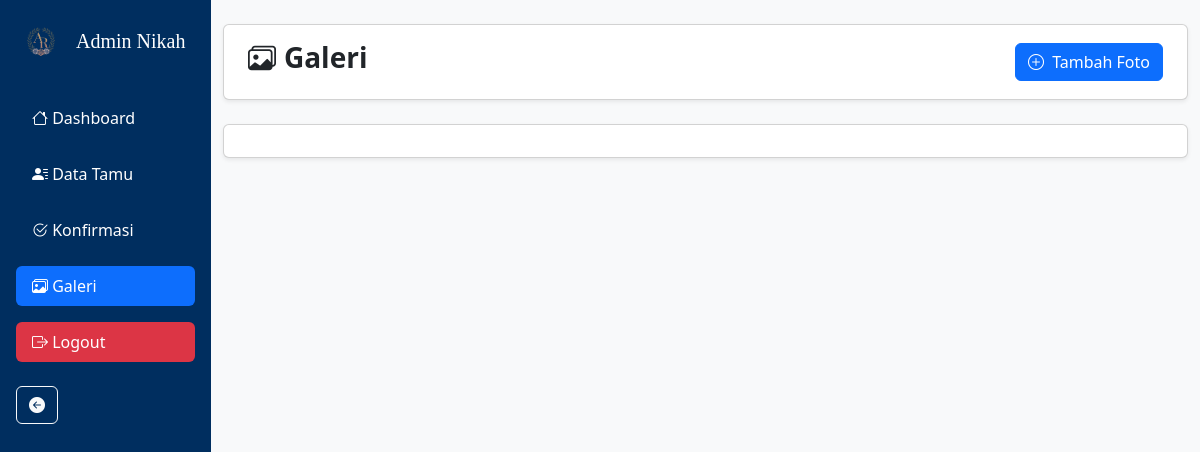
/admin/galeri.php, run on an earlier commit of the app's database.
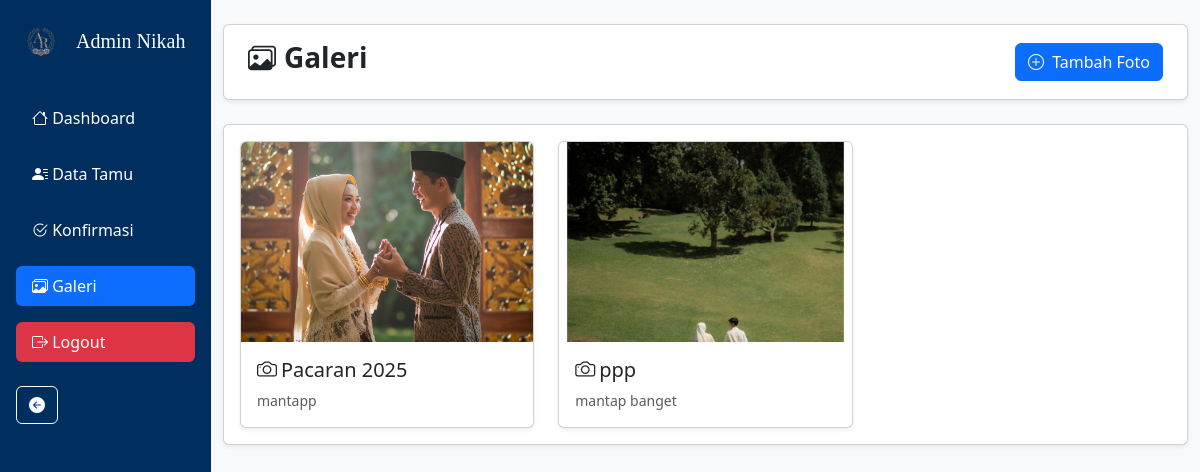
And on a later commit of the database.
### tables this page shows
CREATE TABLE `galeri` (
  `id` int NOT NULL,
  `judul` varchar(255) DEFAULT NULL,
  `deskripsi` text,
  `gambar` varchar(255) DEFAULT NULL
);

### admin/galeri.php (the view, shortened to what this page needs)
<?php
include '../includes/db.php';
$galeri = mysqli_query($conn, "SELECT * FROM galeri ORDER BY id DESC");
?>
<!DOCTYPE html>
<html lang="id">
<head>
    <link href="https://cdn.jsdelivr.net/npm/bootstrap@5.3.0/dist/css/bootstrap.min.css" rel="stylesheet">
    <link href="https://cdn.jsdelivr.net/npm/bootstrap-icons@1.10.5/font/bootstrap-icons.css" rel="stylesheet">
</head>
<body class="bg-light">
    <?php include '../asset/sidebar.php'; ?>
    <div class="container py-4">
        <div class="card shadow-sm mb-4 py-3 px-4 bg-white">
            <div class="d-flex justify-content-between align-items-center">
                <h3 class="fw-bold"><i class="bi bi-images me-2"></i>Galeri</h3>
                <button class="btn btn-primary" data-bs-toggle="modal" data-bs-target="#modalTambah">
                    <i class="bi bi-plus-circle me-1"></i> Tambah Foto
                </button>
            </div>
        </div>
        <div class="card shadow-sm mb-4 p-3 bg-white">
            <div class="row row-cols-1 row-cols-sm-2 row-cols-md-3 g-4">
                <?php while ($row = mysqli_fetch_assoc($galeri)): ?>
                    <div class="col">
                        <div class="card shadow-sm h-100 galeri-card">
                            <img src="../public/img/galeri/<?= $row['gambar'] ?>" class="card-img-top"
                                alt="<?= htmlspecialchars($row['judul']) ?>">
                            <div class="card-body">
                                <h5 class="card-title">
                                    <i class="bi bi-camera me-1"></i><?= htmlspecialchars($row['judul']) ?>
                                </h5>
                                <p class="card-text small text-muted"><?= htmlspecialchars($row['deskripsi']) ?></p>
                            </div>
                        </div>
                    </div>
                <?php endwhile; ?>
            </div>
        </div>
</body>
</html>

### asset/sidebar.php (shortened to what this page needs)
<?php
$currentPage = basename($_SERVER['PHP_SELF'], '.php');
?>
<div class="d-flex">
  <nav id="sidebarMenu" class="text-white p-3"
    style="width: 250px; min-height: 100vh; transition: width 0.3s; background-color: #002E5F;" data-state="open">
    <div class="d-flex align-items-center mb-3" style="gap: 10px;">
      <img src="../public/img/asset/logo.png" alt="Logo Admin Nikah" class="img-fluid"
        style="width: 50px; height: auto;">
      <h4 class="text-white m-0" id="sidebarTitle" style="font-family: 'Montserrat', cursive; font-size: 20px;">Admin Nikah</h4>
    </div>
    <ul class="nav flex-column mt-3">
      <li class="nav-item">
        <a class="nav-link text-white mt-3 <?= ($currentPage == 'dashboard') ? 'active bg-primary rounded' : '' ?>"
          href="dashboard.php">
          <i class="bi bi-house"></i> <span class="link-text hover:text-blue-400"> Dashboard</span>
        </a>
      </li>
      <li class="nav-item">
        <a class="nav-link text-white mt-3 <?= ($currentPage == 'tamu') ? 'active bg-primary rounded' : '' ?>"
          href="tamu.php">
          <i class="bi bi-person-lines-fill"></i> <span class="link-text hover:text-blue-400"> Data Tamu</span>
        </a>
      </li>
      <li class="nav-item">
        <a class="nav-link text-white mt-3 <?= ($currentPage == 'konfirmasi') ? 'active bg-primary rounded' : '' ?> "
          href="konfirmasi.php">
          <i class="bi bi-check2-circle"></i> <span class="link-text"> Konfirmasi</span>
        </a>
      </li>
      <li class="nav-item">
        <a class="nav-link text-white mt-3 mb-3 <?= ($currentPage == 'galeri') ? 'active bg-primary rounded' : '' ?> "
          href="galeri.php">
          <i class="bi bi-images"></i> <span class="link-text"> Galeri</span>
        </a>
      </li>
      <li class="nav-item">
        <a class="nav-link text-white bg-danger rounded" href="../logout.php">
          <i class="bi bi-box-arrow-right"></i> <span class="link-text">Logout</span>
        </a>
      </li>
    </ul>
    <button id="toggleSidebar" class="btn btn-outline-light d-flex align-items-center gap-2 mt-4" type="button">
      <span class="toggle-icon"><i class="bi bi-arrow-left-circle-fill"></i></span>
    </button>
  </nav>

### admin/galeri.php (style rules this page uses)
.galeri-card { position: relative; overflow: hidden; }
.card-img-top { height: 200px; object-fit: cover; }

What changed in the data, as far as the page shows it:
added galeri: gambar (picture), judul "Pacaran 2025", deskripsi "mantapp"
added galeri: gambar (picture), judul "ppp", deskripsi "mantap banget"
